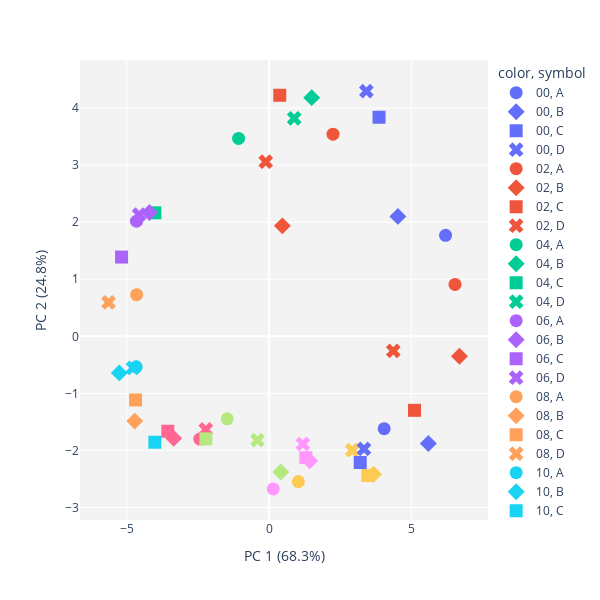
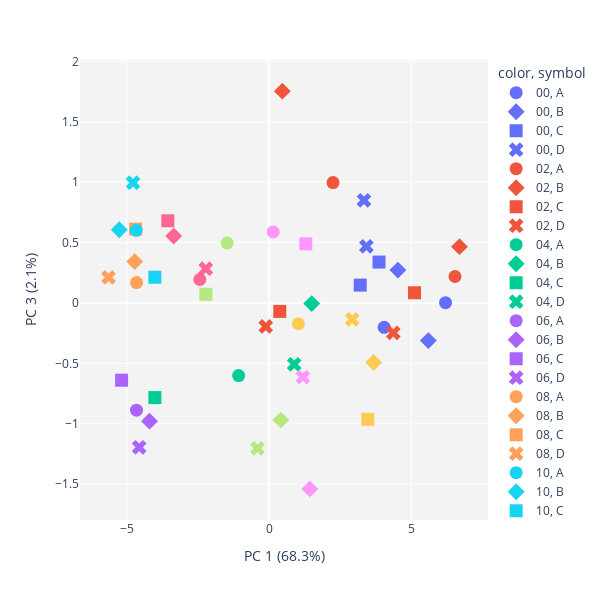
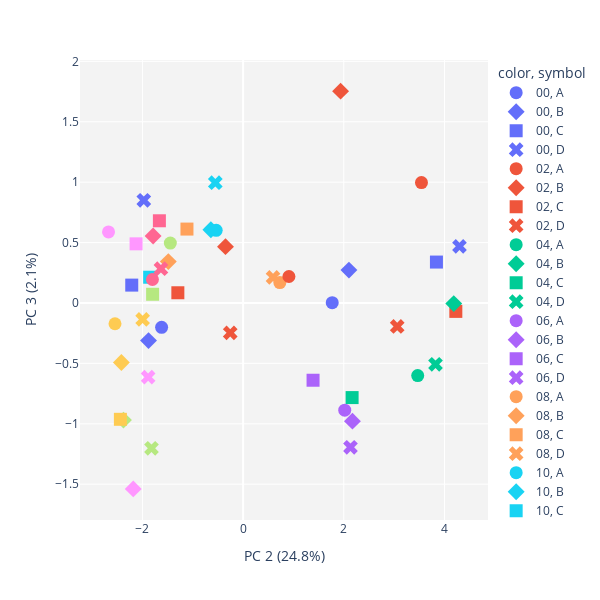

These figures' notebook cell, in order:
### Code cell
print("------INTRON-------")
run_PCA(dat_intron, x_1=1, x_2=2, col='time', shape='replicate', scale_d=False, log=False);
run_PCA(dat_intron, x_1=1, x_2=3, col='time', shape='replicate', scale_d=False, log=False);
run_PCA(dat_intron, x_1=2, x_2=3, col='time', shape='replicate', scale_d=False, log=False);
